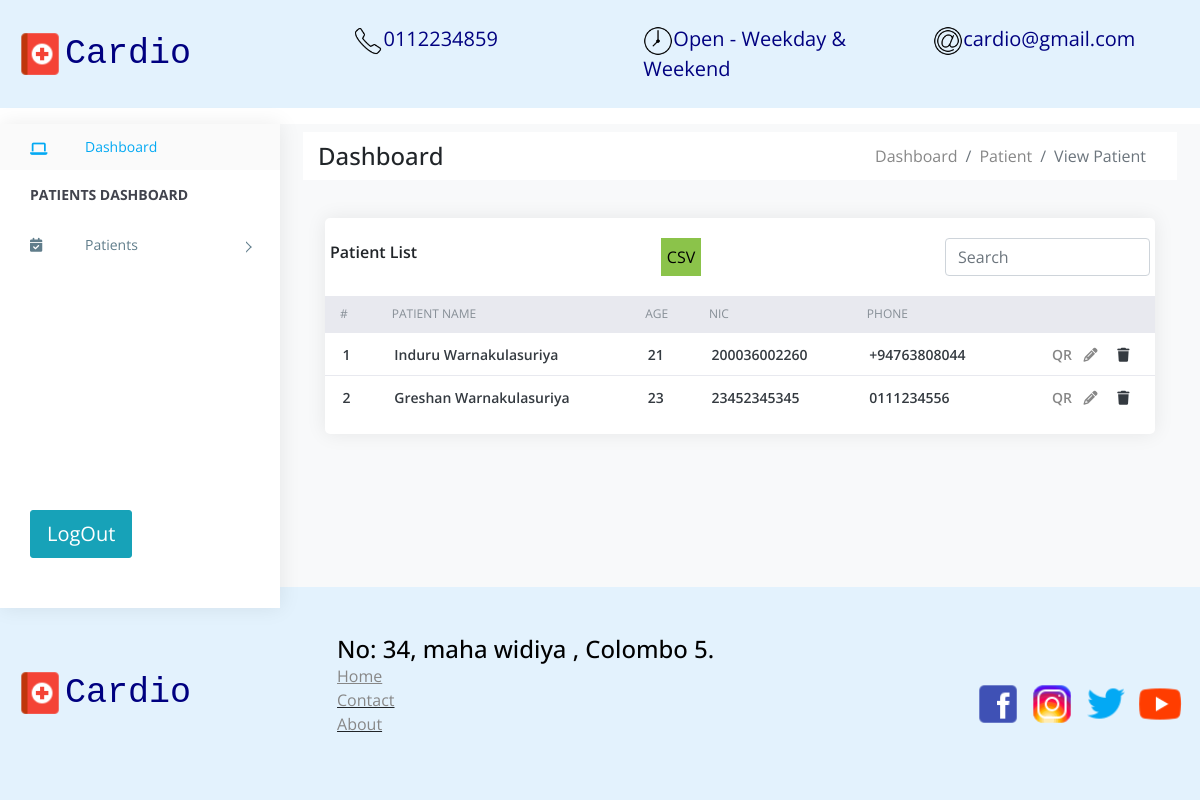
Before: /patients with the older database file.
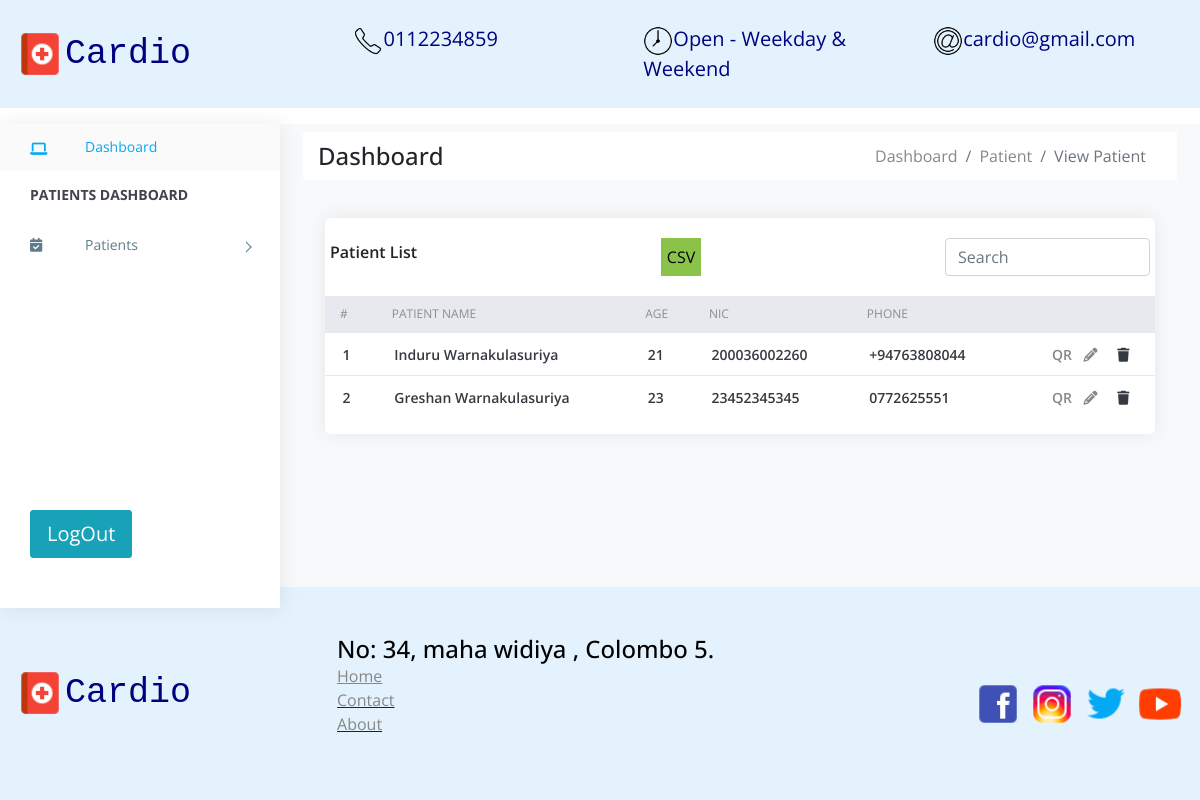
After: the same page with the newer database file.
### patients/models.py (models this page shows, shortened)
class Patient(models.Model):
    id = models.AutoField(primary_key=True)
    name = models.CharField(max_length=120, unique=True)
    phone = models.CharField(max_length=120)
    dob = models.DateField()
    NIC = models.CharField(max_length=12)
    email = models.CharField(max_length=120)
    address = models.CharField(max_length=220)
    qr = models.CharField(max_length=200)
    created_date = models.DateField(auto_now_add=True)
    def age(self):
        today = date.today()
        return today.year - self.dob.year - ((today.month, today.day) < (self.dob.month, self.dob.day))
    age = property(age)

### patients/views.py (the view)
# urls.py: path('', include('patients.urls')),
def patients(request):
    patients = Patient.objects.all()
    if request.method == 'GET':
        search = request.GET.get('search')
        if(search):
            patients = Patient.objects.filter(
                Q(name__contains = search) |
                Q(NIC__contains = search) |
                Q(phone__contains = search)
            )
    return render(request, 'patients.html', {
        'patients': patients
    })

### patients/templates/patients.html (shortened to what this page needs)
{% extends 'base/base.html' %}
{% block breadcrumbs %}
<div class="breadcrumbs">
    <div class="breadcrumbs-inner p-2">
        <div class="row m-0 m-auto bg-white">
            <div class="col-sm-4 my-auto">
                <div class="page-header float-left ">
                    <div class="page-title">
                        <h4 class="">Dashboard</h4>
                    </div>
                </div>
            </div>
            <div class="col-sm-8">
                <div class="page-header float-right">
                    <nav aria-label="breadcrumb">
                        <ol class="breadcrumb bg-white m-0">
                            <li class="breadcrumb-item"><a href="#">Dashboard</a></li>
                            <li class="breadcrumb-item"><a href="#">Patient</a></li>
                            <li class="active breadcrumb-item">View Patient</li>
                        </ol>
                      </nav>
                </div>
            </div>
        </div>
    </div>
</div>
{% endblock breadcrumbs %}
{% block content %}
    <div>
        <div class="row">
            <div class="col-xl-12">
                <div class="card">
                    <div class="card-body">
                        <div class="row d-flex justify-content-between">
                            <h4 class="box-title">Patient List</h4>
                            <button style="background-color: #8bc34a; border: none;"><a href="{% url 'patients-report' %}" style="color: black;">CSV</a></button>
                            <form action="{% url 'patients' %}" method="get">
                                <input name="search" class="form-control" type="text" placeholder="Search">
                            </form>
                        </div>
                    </div>
                    <div class="card-body--">
                        <div class="table-stats order-table ov-h">
                            <table class="table" aria-describedby="data">
                                <thead>
                                    <tr>
                                        <th class="serial">#</th>
                                        <th>Patient Name</th>
                                        <th>Age</th>
                                        <th>NIC</th>
                                        <th>Phone</th>
                                        <th></th>
                                    </tr>
                                </thead>
                                    {% if patients %}
                                    {% for p in patients %}
                                    <tr>
                                        <td class="serial">{{ forloop.counter }}</td>
                                        <td>{{ p.name }}</td>
                                        <td>{{ p.age }}</td>
                                        <td>{{ p.NIC }}</td>
                                        <td>{{ p.phone }}</td>
                                        <td>
                                            <a href="{% url 'generate-qr' qr=p.qr%}">QR</a>
                                            <a type="button" href="{% url 'edit-patient' id=p.id %}"><i class="fa fa-pencil mx-2"></i></a>
                                            <a type="button" data-toggle="modal" data-target="#deleteModal{{p.id}}">
                                                <em class="fa fa-trash mx-2"></em>
                                            </a>
                                        </td>
                                    </tr>
                                    {% endfor %}
                                    {% else %}
                                        <tr><td>No patients Data</td></tr>
                                    {% endif %}
                            </table>
                        </div>
                    </div>
                </div>
            </div>
        </div>
    </div>
{% endblock content %}

### patients/templates/base/base.html (shortened to what this page needs)
<!DOCTYPE html>
<html lang="en">
<head>
    {% load static %}
    <link rel="stylesheet" href="https://cdn.jsdelivr.net/npm/bootstrap@4.1.3/dist/css/bootstrap.min.css">
    <link rel="stylesheet" href="https://cdnjs.cloudflare.com/ajax/libs/font-awesome/6.2.0/css/all.min.css">
    <link rel="stylesheet" href="{% static 'assets/css/style.css' %}">
    <link href="https://cdn.jsdelivr.net/npm/chartist@0.11.0/dist/chartist.min.css" rel="stylesheet">
    <link href="https://cdn.jsdelivr.net/npm/jqvmap@1.5.1/dist/jqvmap.min.css" rel="stylesheet">
</head>
<body>
    <div class="column">
        <div class="col-12 p-0">
            {% include 'base/navbar.html' %}
        </div>
        <div class="row mt-3 m-0">
            {% include 'base/sidebar.html' %}
            <div class="col bg-light">
                {% block breadcrumbs %}
                {% endblock breadcrumbs %}
                <div class="clearfix">
                    <div class="content">
                        <div>
                            {% block content %}
                            {% endblock content %}
                        </div>
                    </div>
                </div>
            </div>
        </div>
        {% include 'base/footer.html' %}
</body>
</html>

### patients/templates/base/navbar.html (shortened to what this page needs)
{% load static %}
<nav class="navbar navbar-expand-lg col py-3" style="background-color: #e3f2fd;" >
  <div class="container-fluid d-flex">
    <div class="flex-shrink-1">
      <a class="navbar-brand" style="font-family: 'Courier New', Courier, monospace;font-size: 35px; color: Navy;" href="/home"><img alt="logo" style="height: 50px; width: 50px;" src="{%static 'images/health.png' %}"/>Cardio</a>
    </div>
    <div class="navbar-collapse collapse justify-content-end" id="navbarSupportedContent">
      <ul class="navbar-nav mb-2 mb-lg-0">
        <li class="nav-item">
          <a class="nav-link active" style="font-size: 20px; color: Navy;" aria-current="page" href="tel:0112234859"><img alt="icon" style="height: 30px; width: 30px;" src="{%static 'images/phone.png' %}"/>0112234859</a>
        </li>
        <li class="nav-item">
          <a class="nav-link active" style="font-size: 20px; color: Navy;"><img alt="icon" style="height: 30px; width: 30px;" src="{%static 'images/clock.png' %}"/>Open - Weekday & Weekend</a>
        </li>
        <li class="nav-item">
          <a class="nav-link active" style="font-size: 20px; color: Navy;"  href="mailto:m.cardio@gmail.com"><img alt="icon" style="height: 30px; width: 30px;" src="{%static 'images/at.png' %}"/>cardio@gmail.com</a>
        </li>
      </ul>
    </div>
  </div>
</nav>

### patients/templates/base/sidebar.html (shortened to what this page needs)
<aside id="left-panel" class="left-panel position-static h-auto">
    <nav class="navbar navbar-expand-sm navbar-default">
        <div id="main-menu" class="main-menu collapse navbar-collapse">
            <ul class="nav navbar-nav">
                <li class="active">
                    <a href="{% url 'patients' %}"><em class="menu-icon fa fa-laptop"></em>Dashboard </a>
                </li>
                <li class="menu-title">Patients Dashboard</li>
                <li class="menu-item-has-children dropdown">
                    <a href="#" class="dropdown-toggle" data-toggle="dropdown" aria-haspopup="true" aria-expanded="false"> <em class="menu-icon fa fa-calendar-check"></em>Patients</a>
                </li>
                <div style="padding-left: 30px; margin-top: 240px;" class="text-center">
                    <a href="{% url 'logout' %}" type="button" class="btn btn-info btn-lg">LogOut</a>
                </div>
            </ul>
        </div>
    </nav>
</aside>

### patients/templates/base/footer.html (shortened to what this page needs)
{% load static %}
    <nav class="navbar navbar-expand-lg py-5" style="background-color: #e3f2fd;  position: fixed;
  bottom: 0;
  right: 0;
  width: 300px; margin-top: 25px; width: 100%;" >
      <div class="container-fluid">
        <a class="navbar-brand" style="font-family: 'Courier New', Courier, monospace;font-size: 35px; color: Navy;" href="/home"><img alt="logo" style="height: 50px; width: 50px;" src="{%static 'images/health.png' %}"/>Cardio</a>
        <div class="navbar-collapse collapse" id="navbarSupportedContent" style="padding-left: 130px;">
            <div class="footer-pad">
                <h4 style="color:black">No: 34, maha widiya , Colombo 5.</h4>
                <ul class="list-unstyled">
                  <li><a href="#"><u>Home</a></li>
                  <li><a href="#">Contact</a></li>
                  <li><a href="#">About</a></li></u>
                </ul>
              </div>
            </div>
            <div class="vstack gap-3" style="padding-top: 20px; ">
              <div class="flex">
                <a href="#" class="icoFacebook "  title="Facebook"><img style="height: 50px; width: 50px;" src="{%static 'images/facebook.png' %}" alt=" footer image"/></a>
                <a href="#" class="icoInstagram" title="instagram"><img style="height: 50px; width: 50px;" src="{%static 'images/instagram.png' %}" alt=" footer image"/></a>
                <a href="#" class="icoTwitter" title="twitter"><img style="height: 50px; width: 50px;" src="{%static 'images/twitter.png' %}" alt=" footer image"/></a>
                <a href="#" class="icoYoutube" title="youtube"><img style="height: 50px; width: 50px;" src="{%static 'images/youtube.png' %}" alt=" footer image"/></a>
            </div>
          </div>
        </div>
		</div>

### patients/static/assets/css/style.css (style rules this page uses)
.bg-white { background-color: #fff; }
body { display: table; font-family: "Open Sans", sans-serif; font-size: 16px; width: 100%; }
a, button { text-decoration: none; outline: none !important; color: #878787; -webkit-transition: all 0.25s ease; transition: all 0.25s ease; }
h1, h2, h3, h4, h5, h6 { margin: 0; }
ul, ol { padding-left: 0; }
img { max-width: 100%; }
.ov-h { overflow: hidden; }
.btn, button, input, textarea { -webkit-box-shadow: none; box-shadow: none; outline: 0 !important; }
.btn { border-radius: 3px; }
.order-table { position: relative; }
.order-table:after, .order-table:before { content: ""; position: absolute; top: 0px; height: 37px; width: 10px; background: #e8e9ef; }
.order-table:after { right: -1px; }
.order-table:before { left: -1px; }
.order-table tr th { background: #e8e9ef; }
.order-table tr td:last-child, .order-table tr th:last-child { text-align: right; }
.order-table tr:last-child td { border: none; }
aside.left-panel { background: #fff; height: 100vh; padding: 0; vertical-align: top; width: 280px; -webkit-box-shadow: 1px 0 20px rgba(0, 0, 0, 0.08); box-shadow: 1px 0 20px rgba(0, 0, 0, 0.08); position: fixed; left: 0; bottom: 0; top: 55px; z-index: 999; }
.navbar { background: #fff; border-radius: 0; border: none; display: inline-block; margin: 0; padding: 0; vertical-align: top; }
.navbar .main-menu { float: left; padding: 0; padding-bottom: 50px; }
.navbar .menu-title { color: #41434d; clear: both; display: block; font-size: 14px; font-weight: 700; line-height: 50px; padding: 0; text-transform: uppercase; width: 100%; }
.navbar .navbar-nav { float: none; position: relative; }
.navbar .navbar-nav > li { padding-left: 30px; padding-right: 30px; }
.navbar .navbar-nav > li.active { background: #fafafa; }
.navbar .navbar-nav li { width: 100%; }
.navbar .navbar-nav li.active .menu-icon, .navbar .navbar-nav li:hover .toggle_nav_button:before, .navbar .navbar-nav li .toggle_nav_button.nav-open:before { color: #03a9f3; }
.navbar .navbar-nav li .dropdown-toggle:after { display: none; }
.navbar .navbar-nav li > a { background: none !important; color: #607d8b; display: inline-block; font-size: 14px; line-height: 26px; padding: 10px 0; position: relative; width: 100%; }
.navbar .navbar-nav li > a .menu-icon { color: #607d8b; float: left; margin-top: 8px; width: 55px; text-align: left; z-index: 9; }
.navbar .navbar-nav li.menu-item-has-children { position: relative; }
.navbar .navbar-nav li.menu-item-has-children a { line-height: 30px; }
.navbar .navbar-nav li.menu-item-has-children a:before { content: ""; position: absolute; top: 23px; right: 0; width: 8px; height: 8px; border-style: solid; border-width: 1px; border-color: #607d8b #607d8b transparent transparent; -webkit-transform: rotate(45deg); transform: rotate(45deg); -webkit-transition: all .25s ease; transition: all .25s ease; }
.navbar .navbar-nav > .active > a, .navbar .navbar-nav > .active > a:focus, .navbar .navbar-nav > .active > a:hover { color: #03a9f3; }
.content { float: left; padding: 1.875em; width: 100%; }
.card { margin-bottom: 1.875em; border-radius: 5px; padding: 0; border: 0px solid transparent; -webkit-box-shadow: 0 0 20px rgba(0, 0, 0, 0.08); box-shadow: 0 0 20px rgba(0, 0, 0, 0.08); }
.card .box-title { font-weight: 600; font-size: 1em; padding: 5px 0; }
.card .card-body { float: left; padding: 1.25em; position: relative; width: 100%; }
.card h4 { font-size: 1.1rem; }
.table-stats table th, .table-stats table td { border: none; border-bottom: 1px solid #e8e9ef; color: #868e96; font-size: 12px; font-weight: normal; padding: .75em 1.25em; text-transform: uppercase; }
.table-stats table td { color: #343a40; font-size: 14px; font-weight: 600; text-transform: capitalize; vertical-align: middle; }
.btn, .button { display: inline-block; font-weight: 400; text-align: center; white-space: nowrap; vertical-align: middle; -webkit-transition: all .15s ease-in-out; transition: all .15s ease-in-out; border-radius: 3; cursor: pointer; }
@media (max-width: 1368px) { .card-body { padding: 15px; } }

Changed rows visible on the page:
changed Patient "Greshan Warnakulasuriya": phone "0111234556" → "0772625551"
